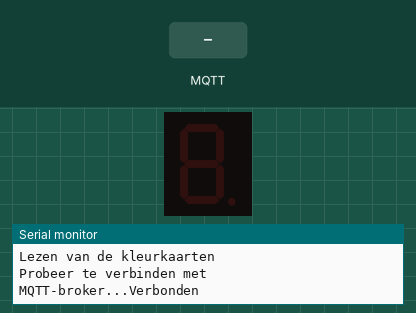
Recording of a sketch running on a simulated ESP32. On the bench: 1-digit seven-segment display, the last lines printed to the serial monitor. Wiring (inferred from the names in the program): 1-digit 7-segment display, segments lit when HIGH: segments GPIO 32, GPIO 14, GPIO 13, GPIO 12, GPIO 27, GPIO 15, GPIO 33. The inputs (shaded band) are chosen by the test bench. WiFi joins after 1.5 s; servers stay silent unless stated; no MQTT or app messages arrive unless stated; the segment pins are drawn as the display they are named for.

Above: at 2.7 s.
2.8 s: MQTT message "1" arrives on the first subscribed topic
At 3.7 s:
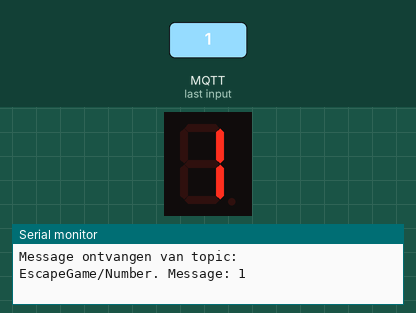
4.3 s: MQTT message "2" arrives on the first subscribed topic
At 5.7 s:
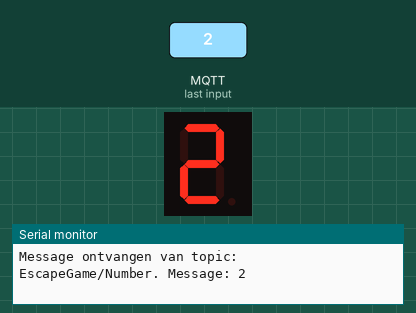
7.3 s: MQTT message "0" arrives on the first subscribed topic
At 8.1 s:
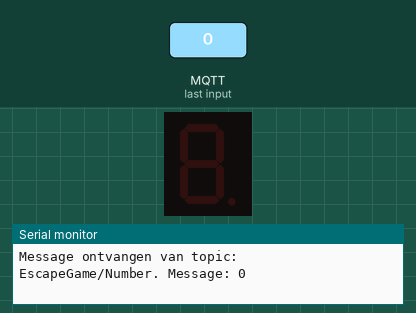
Timing chart, 0 to 9.8 s (numbered marks = the images above; inputs shaded):
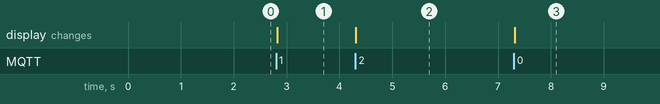

The sketch:

CODE_RFID_SCANNER.ino
```cpp
#include <SPI.h>
#include <MFRC522.h>
#include "WiFi.h" //Bibliotheek nodig voor de wifi.
#include <PubSubClient.h> //bibliotheek nodig voor MQTT.
// In de library manager moet PubSubClient geïnstalleerd zijn.

#define RST_PIN         21           // Configurable, see typical pin layout above
#define SS_PIN          23          // Configurable, see typical pin layout above
int pinsVanSegmenten[7] = {32, 14, 13, 12, 27, 15, 33};

//Declaratie van de methoden
void mqttConnect();
void callback(char* topic, byte* message, unsigned int length);
void initWiFi();
void initMQTTbroker();
void segments(int A, int B, int C, int D, int E, int F, int G);

//Vervang onderstaande wifi instellingen.
const char* ssid = "EscapeGame_Groep16";//SSID van het te gebruiken wifi-netwerk.
const char* paswoord = "EscapeGame_PASS";//Paswoord van het te gebruiken wifi-netwerk

WiFiClient WiFiClient1; //Een object wifiClient1 van de klasse wifiClient.
MFRC522 mfrc522(SS_PIN, RST_PIN);   // Create MFRC522 instance

//Instellingen MQTT-broker
const char* mqttBroker = "10.42.0.1";// De te gebruiken MQTT-broker.
const char* mqttClientName = "RFID_SCANNER"; //Naam van de MQTT-client
const char* subNumber = "EscapeGame/Number"; //Naam van de topic waarop geabonneerd wordt (subscribe).
const char* pubScannedCode = "EscapeGame/ScannedCode"; //Naam van de topic waarop data verstuurd wordt (publish).
const char* mqttPwd = "EscapeGame";//Paswoord van de MQTT-broker.
const char* clientID = "EscapeGame_Scanner";//Client id usernamen+0001
PubSubClient mqttClient1(WiFiClient1);

void segments(int A, int B, int C, int D, int E, int F, int G) {
  digitalWrite(pinsVanSegmenten[0], A);
  digitalWrite(pinsVanSegmenten[1], B);
  digitalWrite(pinsVanSegmenten[2], C);
  digitalWrite(pinsVanSegmenten[3], D);
  digitalWrite(pinsVanSegmenten[4], E);
  digitalWrite(pinsVanSegmenten[5], F);
  digitalWrite(pinsVanSegmenten[6], G);
}

//****************** BEGIN mqttConnect methode ******************
void mqttConnect()
{
  while (!mqttClient1.connected())
  {
    Serial.print("Probeer te verbinden met MQTT-broker...");
    if (mqttClient1.connect(mqttClientName))
    {
      Serial.println("Verbonden");
      mqttClient1.publish("Hallo", mqttClientName);
      //Plaats hier alle topics waarvan je data wil ontvangen.
      mqttClient1.subscribe(subNumber);
      //...
    }
    else
    {
      Serial.print("Mislukt, rc=");
      Serial.print(mqttClient1.state());
      Serial.println(" Probeer opnieuw binnen 5 seconden");
      delay(5000);
    }
  }
}
//****************** EINDE mqttConnect methode ******************
//****************** BEGIN callback methode ******************
void callback(char* topic, byte* message, unsigned int length)
{
  String ontvangenMsg;
  for (int i=0; i<length; i++)
  {
    ontvangenMsg += (char)message[i];
  }
  Serial.print("Message ontvangen van topic: ");
  Serial.print(topic);
  Serial.print(". Message: ");
  Serial.println(ontvangenMsg);
  //Controle welke topic er ontvangen is:
  if(String(topic) == subNumber)
  {
    if (ontvangenMsg == ("1"))
    {
      segments(0, 1, 1, 0, 0, 0, 0); //1
    }
    else if (ontvangenMsg == ("2"))
    {
      segments(1, 1, 0, 1, 1, 0, 1); //2
    }
    else if (ontvangenMsg == ("3"))
    {
      segments(1, 1, 1, 1, 0, 0, 1); //3
    }
    else if (ontvangenMsg == ("4"))
    {
      segments(0, 1, 1, 0, 0, 1, 1); //4
    }
    else if (ontvangenMsg == ("0")) { //uit
      segments(0,0,0,0,0,0,0);
    }
  //Controleer hier op andere ontvangen topics
  }
}
//****************** EINDE callback methode ******************

//****************** BEGIN initWiFi methode ******************
void initWiFi()
{
  WiFi.begin(ssid,paswoord);// Verbinding maken met het draadloze netwerk
  // met het meegegeven SSID en paswoord.
  Serial.println("Verbindt met WiFi ..");
  while (WiFi.status() != WL_CONNECTED)//Controle of er verbinding is.
  {
    Serial.print('.');//Zolang er geen verbinding is print een puntje.
    delay(500);// Een halve seconde wachten.
  }
  // Verbonden met wifi. De nodige info naar de serial monitor sturen.
  Serial.print("Verbonden met");
  Serial.println(ssid);
  Serial.print("Het gekregen IP-adres van het netwerk is: ");
  Serial.println(WiFi.localIP());//Print het gekregen IP-adres.
  Serial.print("RSSI: ");
  Serial.println(WiFi.RSSI());//Geef de signaalsterkte met het wifi netwerk.
  WiFi.setHostname("ESP32 Node Tom"); //Instellen van de hostname
  Serial.print("Het MAC-adres is: ");
  Serial.println(WiFi.macAddress());
}
//****************** EINDE initWiFi methode ******************
//****************** BEGIN initMQTTbroker methode ******************
void initMQTTbroker()
{
  mqttClient1.setServer(mqttBroker, 1883);
  //Als er een topic binnenkomt wordt de callback methode uitgevoerd.
  mqttClient1.setCallback(callback);
}
//****************** EINDE initMQTTbroker methode ******************

//*****************************************************************************************//
void setup() {
  Serial.begin(115200);                                           // Initialize serial communications with the PC
  initWiFi();//Instellen van de wifi.
  initMQTTbroker();//Instellen van de MQTT broker.
  SPI.begin();                                                  // Init SPI bus
  mfrc522.PCD_Init();                                              // Init MFRC522 card
  Serial.println(F("Lezen van de kleurkaarten"));    //shows in serial that it is ready to read
  for (int i = 0; i < 7; i++) {
    pinMode(pinsVanSegmenten[i], OUTPUT);
  }
}

//*****************************************************************************************//
void loop() {
  if(!mqttClient1.connected())
  {
    mqttConnect();
  }
  //Dit moet reggelmatig worden aangeroepen om de client in staat te stellen
  // inkomende berichten te verwerken en de verbinding met de server te behouden.
  mqttClient1.loop();

  // Prepare key - all keys are set to FFFFFFFFFFFFh at chip delivery from the factory.
  MFRC522::MIFARE_Key key;
  for (byte i = 0; i < 6; i++) key.keyByte[i] = 0xFF;

  //some variables we need
  byte block;
  byte len;
  MFRC522::StatusCode status;

  //-------------------------------------------

  // Reset the loop if no new card present on the sensor/reader. This saves the entire process when idle.
  if ( ! mfrc522.PICC_IsNewCardPresent()) {
    return;
  }

  // Select one of the cards
  if ( ! mfrc522.PICC_ReadCardSerial()) {
    return;
  }

  Serial.println(F("**Card Detected:**"));

  //-------------------------------------------

  Serial.print(F("Kleur: "));

  block = 4;
  len = 18;


  //---------------------------------------- GET KLEUR

  byte buffer2[18];
  block = 1;

  status = mfrc522.PCD_Authenticate(MFRC522::PICC_CMD_MF_AUTH_KEY_A, 1, &key, &(mfrc522.uid)); //line 834
  if (status != MFRC522::STATUS_OK) {
    Serial.print(F("Authentication failed: "));
    Serial.println(mfrc522.GetStatusCodeName(status));
    return;
  }

  status = mfrc522.MIFARE_Read(block, buffer2, &len);
  if (status != MFRC522::STATUS_OK) {
    Serial.print(F("Reading failed: "));
    Serial.println(mfrc522.GetStatusCodeName(status));
    return;
  }

  //PRINT + SEND KLEUR
  for (uint8_t i = 0; i < 6; i++) {
    Serial.write(buffer2[i] );
  }
  mqttClient1.publish(pubScannedCode, (char*)buffer2);


  //----------------------------------------

  Serial.println(F("\n**End Reading**\n"));

  delay(1000); //change value if you want to read cards faster

  mfrc522.PICC_HaltA();
  mfrc522.PCD_StopCrypto1();
}
//*****************************************************************************************//
```

Measured:
- after the input at 2.8 s, the display: changes at once (image 1)
- after the input at 4.3 s, the display: changes at once (image 2)
- after the input at 7.3 s, the display: changes at once (image 3)
